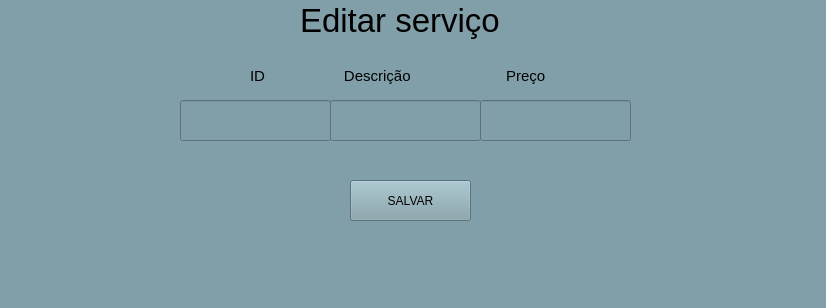
<?xml version="1.0" encoding="UTF-8"?>
<ui version="4.0">
 <class>MainWindow</class>
 <widget class="QMainWindow" name="MainWindow">
  <property name="geometry">
   <rect>
    <x>0</x>
    <y>0</y>
    <width>826</width>
    <height>308</height>
   </rect>
  </property>
  <property name="windowTitle">
   <string>MainWindow</string>
  </property>
  <property name="styleSheet">
   <string notr="true">background-color: rgb(128, 159, 168);</string>
  </property>
  <widget class="QWidget" name="centralwidget">
   <widget class="QLabel" name="label">
    <property name="geometry">
     <rect>
      <x>300</x>
      <y>0</y>
      <width>221</width>
      <height>41</height>
     </rect>
    </property>
    <property name="font">
     <font>
      <pointsize>25</pointsize>
     </font>
    </property>
    <property name="text">
     <string>Editar serviço</string>
    </property>
   </widget>
   <widget class="QLabel" name="label_2">
    <property name="geometry">
     <rect>
      <x>250</x>
      <y>60</y>
      <width>401</width>
      <height>31</height>
     </rect>
    </property>
    <property name="font">
     <font>
      <pointsize>11</pointsize>
     </font>
    </property>
    <property name="text">
     <string>ID                   Descrição                       Preço           </string>
    </property>
   </widget>
   <widget class="QLineEdit" name="lineEdit_3">
    <property name="geometry">
     <rect>
      <x>180</x>
      <y>100</y>
      <width>151</width>
      <height>41</height>
     </rect>
    </property>
   </widget>
   <widget class="QLineEdit" name="lineEdit_4">
    <property name="geometry">
     <rect>
      <x>330</x>
      <y>100</y>
      <width>151</width>
      <height>41</height>
     </rect>
    </property>
   </widget>
   <widget class="QLineEdit" name="lineEdit_5">
    <property name="geometry">
     <rect>
      <x>480</x>
      <y>100</y>
      <width>151</width>
      <height>41</height>
     </rect>
    </property>
   </widget>
   <widget class="QPushButton" name="pushButton">
    <property name="geometry">
     <rect>
      <x>350</x>
      <y>180</y>
      <width>121</width>
      <height>41</height>
     </rect>
    </property>
    <property name="text">
     <string>SALVAR</string>
    </property>
   </widget>
  </widget>
  <widget class="QMenuBar" name="menubar">
   <property name="geometry">
    <rect>
     <x>0</x>
     <y>0</y>
     <width>826</width>
     <height>21</height>
    </rect>
   </property>
  </widget>
  <widget class="QStatusBar" name="statusbar"/>
 </widget>
 <resources/>
 <connections/>
</ui>
